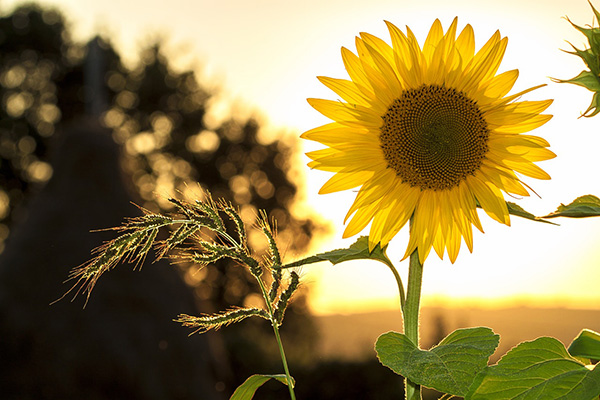
#> input picture sunflower.jpg, 600 x 400 px, found by its file name
$ python '14-12-23[31].py'
#> lines starting #> are read from the running program, lines starting #| are printed output that depends on the picture
#Implement box filter in python
import cv2
import numpy as np
from matplotlib import pyplot as plt
img=cv2.imread("A:\\Apps\\anaconda\\spyder\\DIP practise\\sunflower.jpg")
#> img is the input picture: shape (400, 600, 3); mean B, G, R 78.6, 128.9, 146.8
img=cv2.cvtColor(img, cv2.COLOR_BGR2RGB)
blur=cv2.blur(img,(5,5))
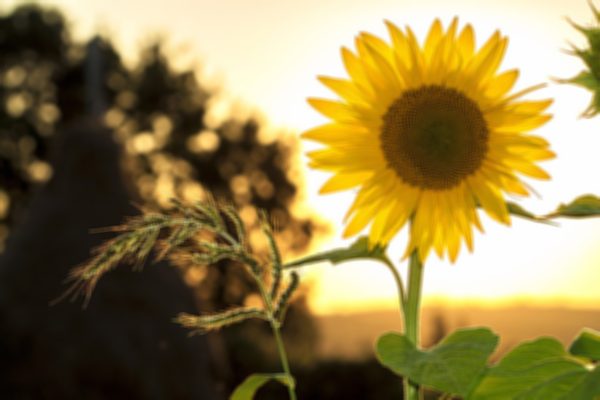
#> blur: shape (400, 600, 3); mean R, G, B 146.8, 128.9, 78.6
plt.subplot(121),plt.imshow(img),plt.title("Original"),plt.xticks([]),plt.yticks([])
plt.subplot(122),plt.imshow(blur),plt.title("blurred"),plt.xticks([]),plt.yticks([])
plt.show()
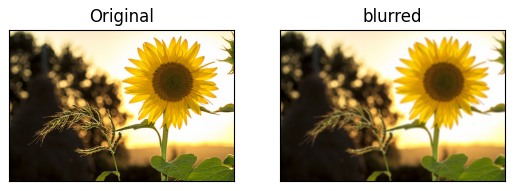
#> figure drawn by matplotlib, 2 panels

$ run again, with 3circle.jpg copied over sunflower.jpg
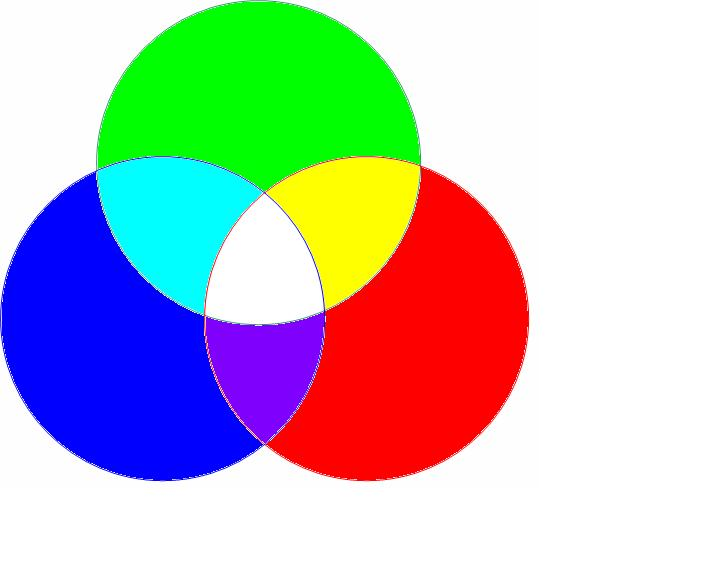
#> input picture 3circle.jpg, 720 x 570 px, found by its file name
#> img is the input picture: shape (570, 720, 3); mean B, G, R 190.6, 190.4, 187.5
#> `plt.show()`:
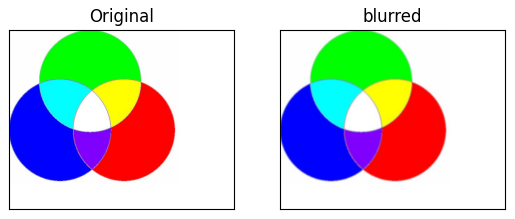
#> figure drawn by matplotlib, 2 panels
